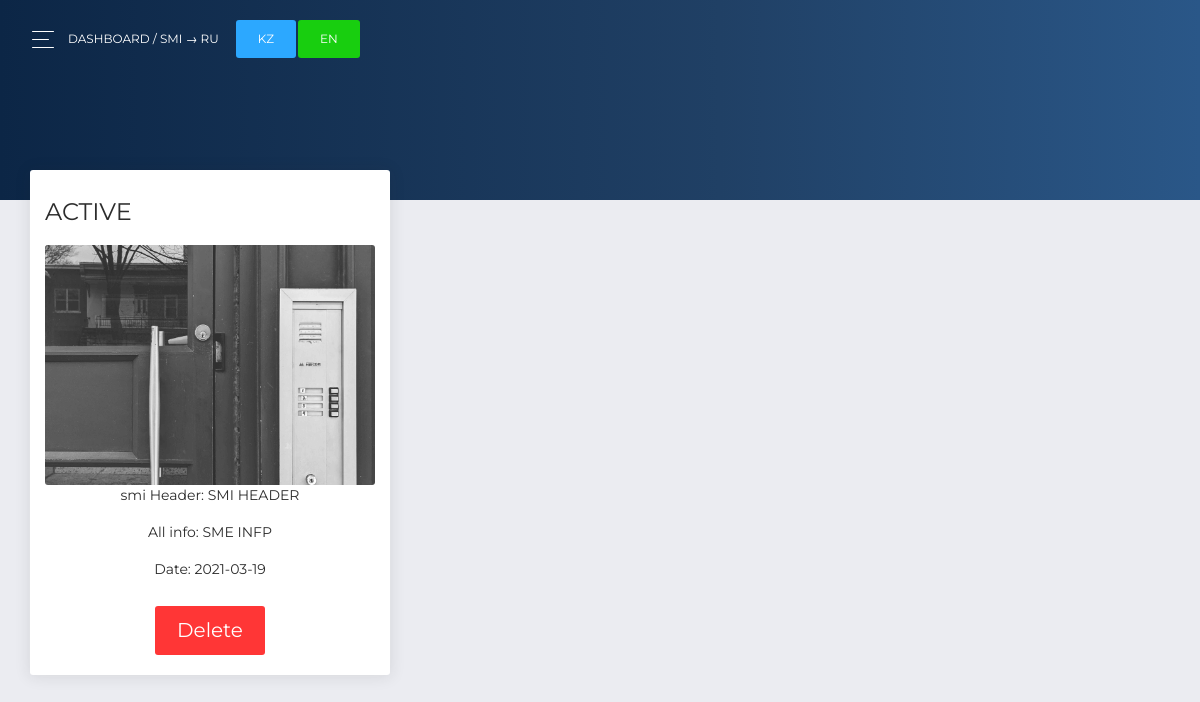
The page /admin/smi_ru.php (signed in) on the database its author committed.
### tables this page shows
CREATE TABLE `smi` (
  `smi_id` int(11) NOT NULL,
  `smi_header` text NOT NULL,
  `smi_photo` text NOT NULL,
  `smi_info` text NOT NULL,
  `smi_date` date NOT NULL,
  `deleted` int(11) NOT NULL,
  `lang` text NOT NULL
);

### admin/smi_ru.php (the view, shortened to what this page needs)
<!DOCTYPE html>
<html lang="en">
<head>
  <link rel="stylesheet" href="https://use.fontawesome.com/releases/v5.7.1/css/all.css">
  <link href="assets/css/bootstrap.min.css" rel="stylesheet" />
  <link href="assets/css/now-ui-dashboard.css?v=1.5.0" rel="stylesheet" />
  <link href="assets/demo/demo.css" rel="stylesheet" />
</head>
<body class="">
  <div class="wrapper ">
    <div class="main-panel" id="main-panel">
      <nav class="navbar navbar-expand-lg navbar-transparent  bg-primary  navbar-absolute">
        <div class="container-fluid">
          <div class="navbar-wrapper">
            <div class="navbar-toggle">
              <button type="button" class="navbar-toggler">
                <span class="navbar-toggler-bar bar1"></span>
                <span class="navbar-toggler-bar bar2"></span>
                <span class="navbar-toggler-bar bar3"></span>
              </button>
            </div>
            <a class="navbar-brand" href="#pablo">Dashboard / SMI → RU</a>
            <a href="smi_kz.php"><button class="btn btn-info">KZ</button></a>
            <a href="smi_en.php"><button class="btn btn-success">EN</button></a>
          </div>
        </div>
      </nav>
      <div class="panel-header panel-header-lg" style="height: 25vh !important;">
      </div>
      <div class="content">
        <div class="row">
          <?php
              include_once '../endpoints/db.php';
              $selProd = "SELECT * FROM smi WHERE lang = 'ru'";
              $startSel = $con->query($selProd);
              while($row= $startSel->fetch_assoc()){
                $deleted = $row['deleted'];
                if($deleted == 0){
                  echo '<div class="col-lg-4">
            <div class="card card-chart"  >
              <div class="card-header">
                <h4 class="card-title">ACTIVE</h4>
              </div>
              <div class="card-body text-center">
              <img src="../'.$row['smi_photo'].'" style="height:30vh ; width20vw;">
               <p>smi Header: '.$row['smi_header'].'</p>
               <p>All info: '.$row['smi_info'].'</p>
               <p>Date: '.$row['smi_date'].'</p>
               <form id="del'.$row['smi_id'].'">
               <input type="text" name="smi_id" value="'.$row['smi_id'].'" style="display:none;">
               <input type="text" name="del"  style="display:none;">
               <input type="submit" class="btn btn-danger" value="Delete">
               </form>
              </div>
            </div>
          </div>';
                }
              }
           ?>
        </div>
      </div>
    </div>
  </div>
</body>
</html>

### rows shown on the page
smi: smi_photo (picture), smi_header "SMI HEADER", smi_info "SME INFP", smi_date "2021-03-19"
